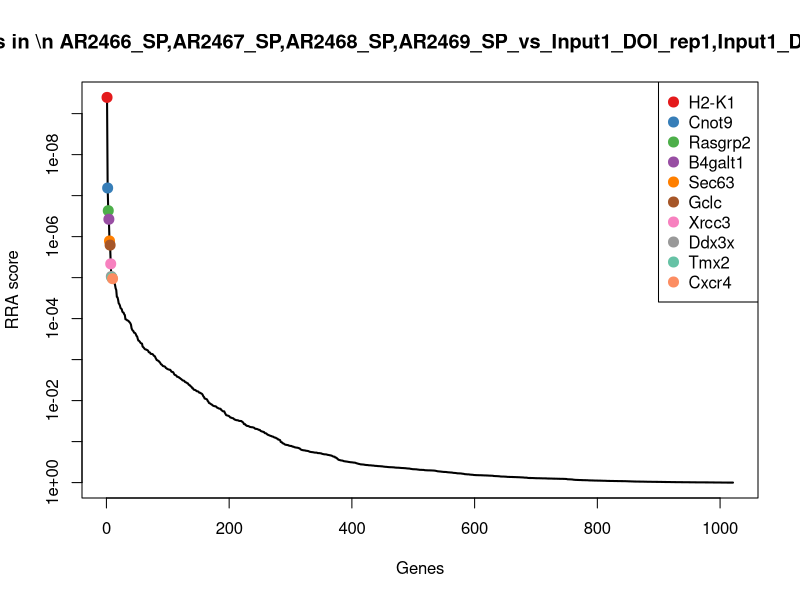
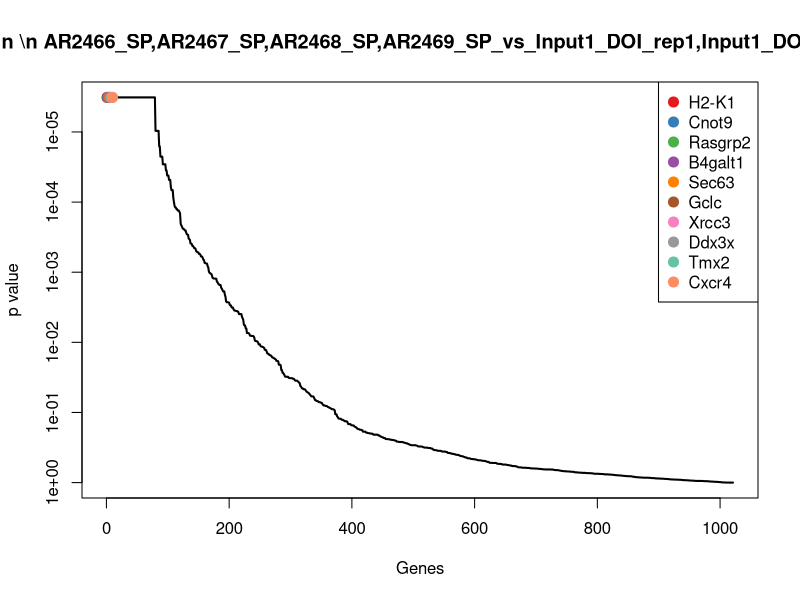
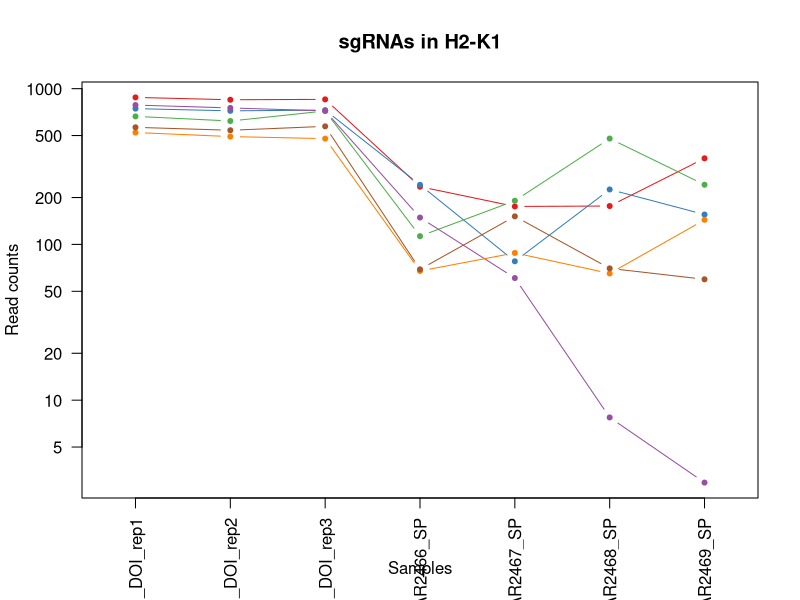
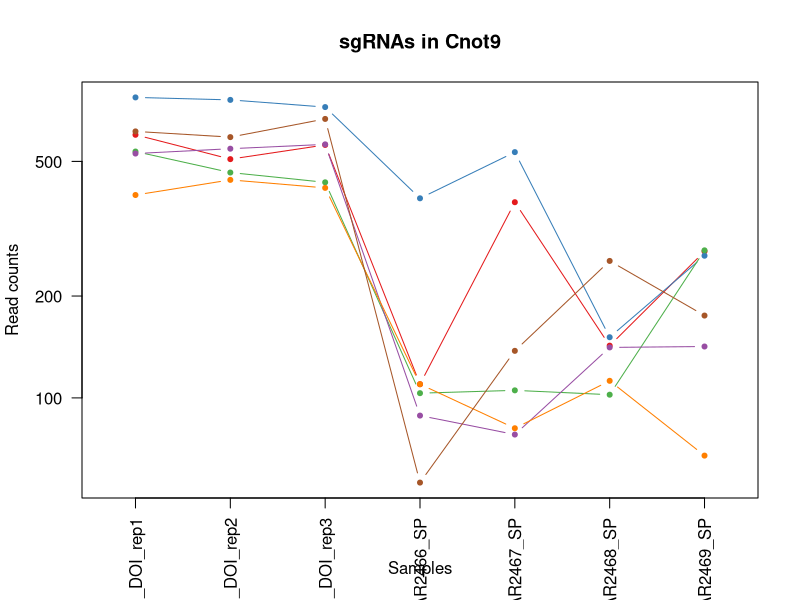
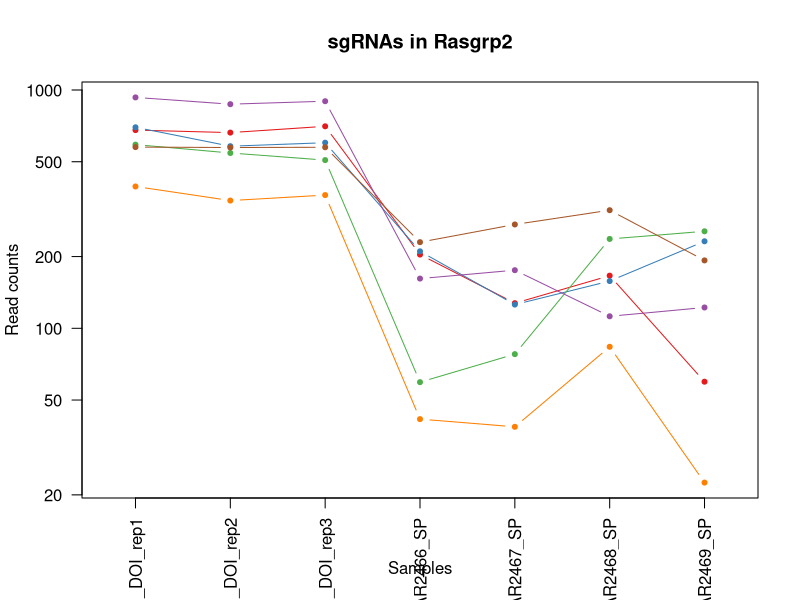
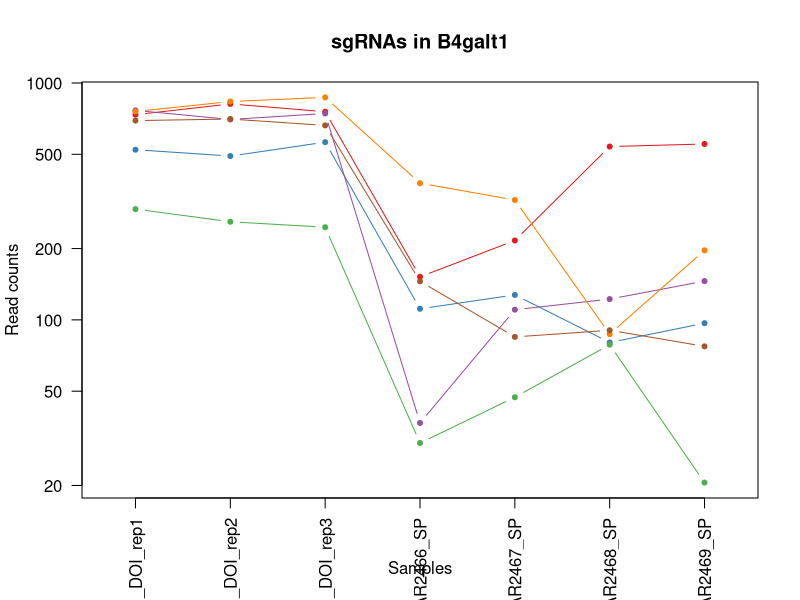
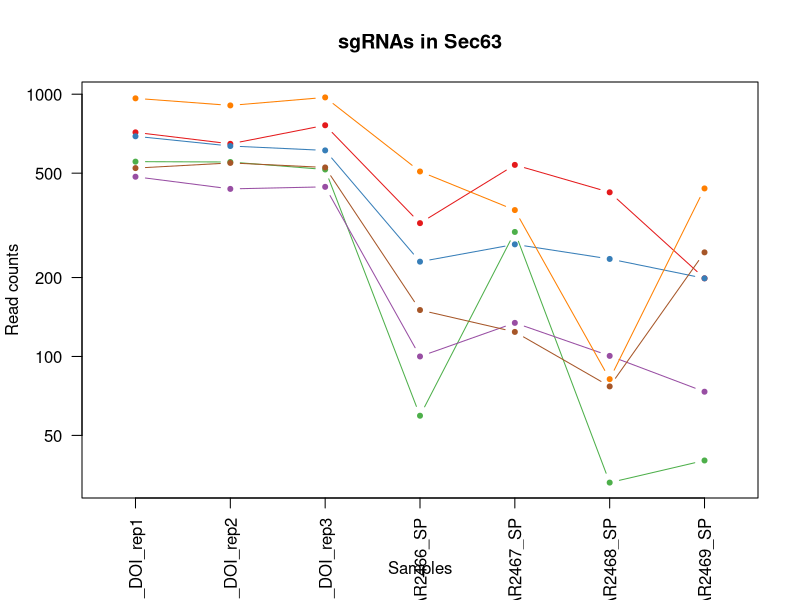
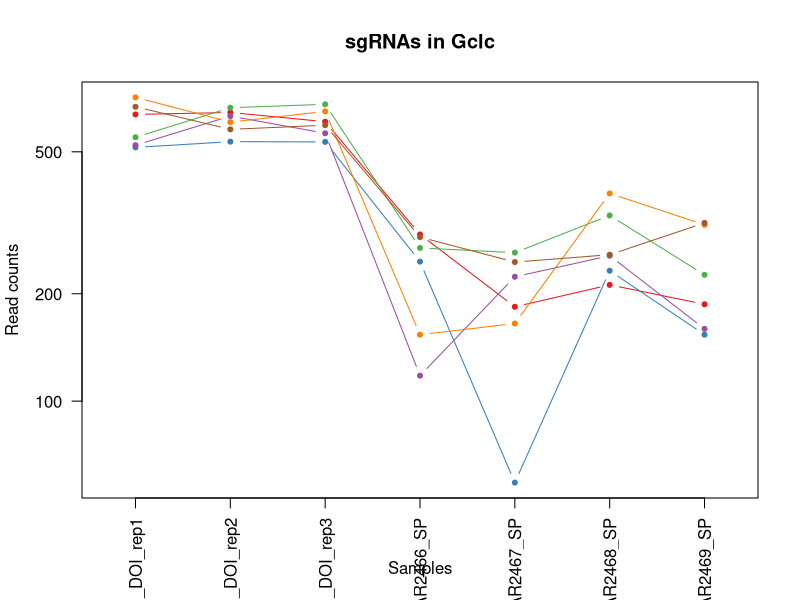

The R script that drew these images, in order: (Note: this script raises an error after producing the figures.)
pdf(file='SP_egfr.15m_v_Input1_DOI.pdf',width=4.5,height=4.5);
gstable=read.table('SP_egfr.15m_v_Input1_DOI.gene_summary.txt',header=T)
# 
#
# parameters
# Do not modify the variables beginning with "__"

# gstablename='__GENE_SUMMARY_FILE__'
startindex=3
# outputfile='__OUTPUT_FILE__'
targetgenelist=c("H2-K1","Cnot9","Rasgrp2","B4galt1","Sec63","Gclc","Xrcc3","Ddx3x","Tmx2","Cxcr4")
# samplelabel=sub('.\\w+.\\w+$','',colnames(gstable)[startindex]);
samplelabel='AR2466_SP,AR2467_SP,AR2468_SP,AR2469_SP_vs_Input1_DOI_rep1,Input1_DOI_rep2,Input1_DOI_rep3 neg.'


# You need to write some codes in front of this code:
# gstable=read.table(gstablename,header=T)
# pdf(file=outputfile,width=6,height=6)


# set up color using RColorBrewer
#library(RColorBrewer)
#colors <- brewer.pal(length(targetgenelist), "Set1")

colors=c( "#E41A1C", "#377EB8", "#4DAF4A", "#984EA3", "#FF7F00",  "#A65628", "#F781BF",
          "#999999", "#66C2A5", "#FC8D62", "#8DA0CB", "#E78AC3", "#A6D854", "#FFD92F", "#E5C494", "#B3B3B3", 
          "#8DD3C7", "#FFFFB3", "#BEBADA", "#FB8072", "#80B1D3", "#FDB462", "#B3DE69", "#FCCDE5",
          "#D9D9D9", "#BC80BD", "#CCEBC5", "#FFED6F")

######
# function definition

plotrankedvalues<-function(val, tglist, ...){
  
  plot(val,log='y',ylim=c(max(val),min(val)),type='l',lwd=2, ...)
  if(length(tglist)>0){
    for(i in 1:length(tglist)){
      targetgene=tglist[i];
      tx=which(names(val)==targetgene);ty=val[targetgene];
      points(tx,ty,col=colors[(i %% length(colors)) ],cex=2,pch=20)
      # text(tx+50,ty,targetgene,col=colors[i])
    }
    legend('topright',tglist,pch=20,pt.cex = 2,cex=1,col=colors)
  }
}



plotrandvalues<-function(val,targetgenelist, ...){
  # choose the one with the best distance distribution
  
  mindiffvalue=0;
  randval=val;
  for(i in 1:20){
    randval0=sample(val)
    vindex=sort(which(names(randval0) %in% targetgenelist))
    if(max(vindex)>0.9*length(val)){
      # print('pass...')
      next;
    }
    mindiffind=min(diff(vindex));
    if (mindiffind > mindiffvalue){
      mindiffvalue=mindiffind;
      randval=randval0;
      # print(paste('Diff: ',mindiffvalue))
    }
  }
  plot(randval,log='y',ylim=c(max(randval),min(randval)),pch=20,col='grey', ...)
  
  if(length(targetgenelist)>0){
    for(i in 1:length(targetgenelist)){
      targetgene=targetgenelist[i];
      tx=which(names(randval)==targetgene);ty=randval[targetgene];
      points(tx,ty,col=colors[(i %% length(colors)) ],cex=2,pch=20)
      text(tx+50,ty,targetgene,col=colors[i])
    }
  }
  
}




# set.seed(1235)



pvec=gstable[,startindex]
names(pvec)=gstable[,'id']
pvec=sort(pvec);

plotrankedvalues(pvec,targetgenelist,xlab='Genes',ylab='RRA score',main=paste('Distribution of RRA scores in \\n',samplelabel))

# plotrandvalues(pvec,targetgenelist,xlab='Genes',ylab='RRA score',main=paste('Distribution of RRA scores in \\n',samplelabel))


pvec=gstable[,startindex+1]
names(pvec)=gstable[,'id']
pvec=sort(pvec);

plotrankedvalues(pvec,targetgenelist,xlab='Genes',ylab='p value',main=paste('Distribution of p values in \\n',samplelabel))

# plotrandvalues(pvec,targetgenelist,xlab='Genes',ylab='p value',main=paste('Distribution of p values in \\n',samplelabel))



# you need to write after this code:
# dev.off()






# parameters
# Do not modify the variables beginning with "__"
targetmat=list(c(877.7403953603928,847.8477458946574,852.5245428565798,233.7364843227504,174.33651119860434,175.3979388839782,356.04213800798465),c(743.4187339161891,719.5646956462483,727.2781583233672,240.2291644428268,76.91316670526663,224.3069795343183,154.54576320126807),c(662.8257370496668,618.8059780181876,718.3623140006639,111.9987320713179,189.7191445396577,477.28477600159454,240.62188447792371),c(783.7152323494502,751.0210757837892,719.2114420313976,147.7084727317381,59.821351881874044,6.7460745724607,1.9562754835603553),c(521.7879925332529,491.50593964907677,476.7853892569418,66.5499712307831,87.16825559930217,64.08770843837665,142.80811029990593),c(563.6343562908703,539.6735217346862,571.8877286991101,68.1731412608022,150.40797044585474,69.14726436772217,58.68826450681066))
targetgene="H2-K1"
collabel=c("Input1_DOI_rep1","Input1_DOI_rep2","Input1_DOI_rep3","AR2466_SP","AR2467_SP","AR2468_SP","AR2469_SP")

# set up color using RColorBrewer
#library(RColorBrewer)
#colors <- brewer.pal(length(targetgenelist), "Set1")

colors=c( "#E41A1C", "#377EB8", "#4DAF4A", "#984EA3", "#FF7F00",  "#A65628", "#F781BF",
          "#999999", "#66C2A5", "#FC8D62", "#8DA0CB", "#E78AC3", "#A6D854", "#FFD92F", "#E5C494", "#B3B3B3", 
          "#8DD3C7", "#FFFFB3", "#BEBADA", "#FB8072", "#80B1D3", "#FDB462", "#B3DE69", "#FCCDE5",
          "#D9D9D9", "#BC80BD", "#CCEBC5", "#FFED6F")


## code

targetmatvec=unlist(targetmat)+1
yrange=range(targetmatvec[targetmatvec>0]);
# yrange[1]=1; # set the minimum value to 1
for(i in 1:length(targetmat)){
  vali=targetmat[[i]]+1;
  if(i==1){
    plot(1:length(vali),vali,type='b',las=1,pch=20,main=paste('sgRNAs in',targetgene),ylab='Read counts',xlab='Samples',xlim=c(0.7,length(vali)+0.3),ylim = yrange,col=colors[(i %% length(colors))],xaxt='n',log='y')
    axis(1,at=1:length(vali),labels=(collabel),las=2)
    # lines(0:100,rep(1,101),col='black');
  }else{
    lines(1:length(vali),vali,type='b',pch=20,col=colors[(i %% length(colors))])
  }
}




# parameters
# Do not modify the variables beginning with "__"
targetmat=list(c(598.248015201492,506.7426237781981,558.3016802073718,108.75239201127971,377.7291075969761,141.6675660216747,269.96601673132903),c(771.832931529386,758.8851708181745,722.6079541543321,387.93763717456494,531.5554410075093,150.10015923725058,262.1409147970876),c(533.6702933533171,462.5070892097812,432.6307316587923,102.25971189120331,104.26007042269477,101.1911185869105,271.9222922148894),c(526.4375885063215,544.097075191528,560.4245002842059,87.65118162103141,76.91316670526663,139.98104737855954,140.8518348163456),c(396.7655230351864,439.89781598592367,416.497299074853,108.75239201127971,80.33152966994514,111.31023044560156,66.51336644105209),c(612.1968031206977,588.8241156995939,666.5655041259115,55.1877810206494,136.73451858714066,252.97779646727625,174.10851803687163))
targetgene="Cnot9"
collabel=c("Input1_DOI_rep1","Input1_DOI_rep2","Input1_DOI_rep3","AR2466_SP","AR2467_SP","AR2468_SP","AR2469_SP")

# set up color using RColorBrewer
#library(RColorBrewer)
#colors <- brewer.pal(length(targetgenelist), "Set1")

colors=c( "#E41A1C", "#377EB8", "#4DAF4A", "#984EA3", "#FF7F00",  "#A65628", "#F781BF",
          "#999999", "#66C2A5", "#FC8D62", "#8DA0CB", "#E78AC3", "#A6D854", "#FFD92F", "#E5C494", "#B3B3B3", 
          "#8DD3C7", "#FFFFB3", "#BEBADA", "#FB8072", "#80B1D3", "#FDB462", "#B3DE69", "#FCCDE5",
          "#D9D9D9", "#BC80BD", "#CCEBC5", "#FFED6F")


## code

targetmatvec=unlist(targetmat)+1
yrange=range(targetmatvec[targetmatvec>0]);
# yrange[1]=1; # set the minimum value to 1
for(i in 1:length(targetmat)){
  vali=targetmat[[i]]+1;
  if(i==1){
    plot(1:length(vali),vali,type='b',las=1,pch=20,main=paste('sgRNAs in',targetgene),ylab='Read counts',xlab='Samples',xlim=c(0.7,length(vali)+0.3),ylim = yrange,col=colors[(i %% length(colors))],xaxt='n',log='y')
    axis(1,at=1:length(vali),labels=(collabel),las=2)
    # lines(0:100,rep(1,101),col='black');
  }else{
    lines(1:length(vali),vali,type='b',pch=20,col=colors[(i %% length(colors))])
  }
}




# parameters
# Do not modify the variables beginning with "__"
targetmat=list(c(677.8077685184434,661.5669947676573,703.0780094474583,202.8962537523875,126.47942969310512,165.27882702528717,58.68826450681066),c(696.4061524107178,579.9770087859106,599.9089537133204,209.38893387246392,124.77024821076586,156.8462338097113,230.84050706012192),c(588.9488232553548,543.1140633122297,506.9294343479862,58.4341210806876,76.91316670526663,236.11261003612452,254.3158128628462),c(929.9191946137181,870.948525058164,896.2546364393626,160.6938329718909,174.33651119860434,111.31023044560156,121.28907998074203),c(392.6325488369032,342.5796399354065,361.30397707716605,40.5792507504775,37.601992611463686,82.63941351264359,21.519030319163907),c(575.000035336149,572.6044196911744,574.0105487759442,228.8669742326931,271.7598556919421,312.00594897630737,191.7149973889148))
targetgene="Rasgrp2"
collabel=c("Input1_DOI_rep1","Input1_DOI_rep2","Input1_DOI_rep3","AR2466_SP","AR2467_SP","AR2468_SP","AR2469_SP")

# set up color using RColorBrewer
#library(RColorBrewer)
#colors <- brewer.pal(length(targetgenelist), "Set1")

colors=c( "#E41A1C", "#377EB8", "#4DAF4A", "#984EA3", "#FF7F00",  "#A65628", "#F781BF",
          "#999999", "#66C2A5", "#FC8D62", "#8DA0CB", "#E78AC3", "#A6D854", "#FFD92F", "#E5C494", "#B3B3B3", 
          "#8DD3C7", "#FFFFB3", "#BEBADA", "#FB8072", "#80B1D3", "#FDB462", "#B3DE69", "#FCCDE5",
          "#D9D9D9", "#BC80BD", "#CCEBC5", "#FFED6F")


## code

targetmatvec=unlist(targetmat)+1
yrange=range(targetmatvec[targetmatvec>0]);
# yrange[1]=1; # set the minimum value to 1
for(i in 1:length(targetmat)){
  vali=targetmat[[i]]+1;
  if(i==1){
    plot(1:length(vali),vali,type='b',las=1,pch=20,main=paste('sgRNAs in',targetgene),ylab='Read counts',xlab='Samples',xlim=c(0.7,length(vali)+0.3),ylim = yrange,col=colors[(i %% length(colors))],xaxt='n',log='y')
    axis(1,at=1:length(vali),labels=(collabel),las=2)
    # lines(0:100,rep(1,101),col='black');
  }else{
    lines(1:length(vali),vali,type='b',pch=20,col=colors[(i %% length(colors))])
  }
}




# parameters
# Do not modify the variables beginning with "__"
targetmat=list(c(734.119541970052,814.9168479381692,755.2993833375775,150.9548127917763,215.35686677474655,537.9994471537409,551.6696863640202),c(521.7879925332529,490.52292776977856,561.6981923303064,110.3755620412988,126.47942969310512,79.26637622641323,95.8574986944574),c(292.40792452853583,258.5321242554144,244.97343686665667,29.2170605403438,46.14790002315998,77.57985758329805,19.562754835603553),c(765.1168484571758,700.3959639999343,742.5624628765728,35.7097406604202,109.38761486971254,121.4293423042926,144.76438578346628),c(757.3675218353949,834.0855795844832,868.2334114251523,376.5754469644312,319.6169371974413,86.01245079887393,195.62754835603553),c(692.78979998722,703.3449996378288,661.0461719261428,144.46213267169992,83.74989263462366,89.38548808510429,76.29474385885386))
targetgene="B4galt1"
collabel=c("Input1_DOI_rep1","Input1_DOI_rep2","Input1_DOI_rep3","AR2466_SP","AR2467_SP","AR2468_SP","AR2469_SP")

# set up color using RColorBrewer
#library(RColorBrewer)
#colors <- brewer.pal(length(targetgenelist), "Set1")

colors=c( "#E41A1C", "#377EB8", "#4DAF4A", "#984EA3", "#FF7F00",  "#A65628", "#F781BF",
          "#999999", "#66C2A5", "#FC8D62", "#8DA0CB", "#E78AC3", "#A6D854", "#FFD92F", "#E5C494", "#B3B3B3", 
          "#8DD3C7", "#FFFFB3", "#BEBADA", "#FB8072", "#80B1D3", "#FDB462", "#B3DE69", "#FCCDE5",
          "#D9D9D9", "#BC80BD", "#CCEBC5", "#FFED6F")


## code

targetmatvec=unlist(targetmat)+1
yrange=range(targetmatvec[targetmatvec>0]);
# yrange[1]=1; # set the minimum value to 1
for(i in 1:length(targetmat)){
  vali=targetmat[[i]]+1;
  if(i==1){
    plot(1:length(vali),vali,type='b',las=1,pch=20,main=paste('sgRNAs in',targetgene),ylab='Read counts',xlab='Samples',xlim=c(0.7,length(vali)+0.3),ylim = yrange,col=colors[(i %% length(colors))],xaxt='n',log='y')
    axis(1,at=1:length(vali),labels=(collabel),las=2)
    # lines(0:100,rep(1,101),col='black');
  }else{
    lines(1:length(vali),vali,type='b',pch=20,col=colors[(i %% length(colors))])
  }
}




# parameters
# Do not modify the variables beginning with "__"
targetmat=list(c(714.4879145282067,645.8388046988869,760.3941515219793,321.3876659437818,536.6829854545272,421.6296607787938,197.58382383959588),c(690.206691113293,633.5511562076599,609.6739260667573,228.8669742326931,266.6323112449243,234.42609139300933,197.58382383959588),c(552.2686772455914,550.486652406966,515.4207146553227,58.4341210806876,297.39757792703097,32.043854219188326,39.125509671207105),c(483.5579811991334,434.49125064978386,442.3957040122292,99.0133718311651,133.31615562246216,99.50459994379533,72.38219289173314),c(963.499609974769,905.3539408335994,971.4024671592902,506.42904936595926,360.6372927735835,80.95289486952841,436.24943283395925),c(521.7879925332529,546.0630989501243,524.7611229933927,149.33164276175722,123.0610667284266,75.89333894018287,248.44698641216513))
targetgene="Sec63"
collabel=c("Input1_DOI_rep1","Input1_DOI_rep2","Input1_DOI_rep3","AR2466_SP","AR2467_SP","AR2468_SP","AR2469_SP")

# set up color using RColorBrewer
#library(RColorBrewer)
#colors <- brewer.pal(length(targetgenelist), "Set1")

colors=c( "#E41A1C", "#377EB8", "#4DAF4A", "#984EA3", "#FF7F00",  "#A65628", "#F781BF",
          "#999999", "#66C2A5", "#FC8D62", "#8DA0CB", "#E78AC3", "#A6D854", "#FFD92F", "#E5C494", "#B3B3B3", 
          "#8DD3C7", "#FFFFB3", "#BEBADA", "#FB8072", "#80B1D3", "#FDB462", "#B3DE69", "#FCCDE5",
          "#D9D9D9", "#BC80BD", "#CCEBC5", "#FFED6F")


## code

targetmatvec=unlist(targetmat)+1
yrange=range(targetmatvec[targetmatvec>0]);
# yrange[1]=1; # set the minimum value to 1
for(i in 1:length(targetmat)){
  vali=targetmat[[i]]+1;
  if(i==1){
    plot(1:length(vali),vali,type='b',las=1,pch=20,main=paste('sgRNAs in',targetgene),ylab='Read counts',xlab='Samples',xlim=c(0.7,length(vali)+0.3),ylim = yrange,col=colors[(i %% length(colors))],xaxt='n',log='y')
    axis(1,at=1:length(vali),labels=(collabel),las=2)
    # lines(0:100,rep(1,101),col='black');
  }else{
    lines(1:length(vali),vali,type='b',pch=20,col=colors[(i %% length(colors))])
  }
}




# parameters
# Do not modify the variables beginning with "__"
targetmat=list(c(635.4447829860407,643.3812750006415,606.2774139438227,292.170605403438,182.88241861030065,210.8148303893969,185.84617093823374),c(513.5220441366865,532.7924385795992,531.9787112546288,245.0986745328841,58.11217039953478,231.05305410677897,152.58948771770773),c(548.1357030473083,663.5330185262536,678.4532965561826,267.82305495315154,259.7955853155673,330.55765405057434,224.97168060944085),c(520.7547489836821,628.6360968111692,562.54732036104,116.8682421613752,222.1935927041036,254.66431511039144,158.45831416838877),c(709.3216967803528,604.5523057683644,647.8846874497714,152.57798282179542,164.0814223045688,381.15321334402955,311.04780188609647),c(667.4753330227354,577.0279731480161,592.6913654520844,287.3010953133807,244.41295197451396,256.3508337535066,314.9603528532172))
targetgene="Gclc"
collabel=c("Input1_DOI_rep1","Input1_DOI_rep2","Input1_DOI_rep3","AR2466_SP","AR2467_SP","AR2468_SP","AR2469_SP")

# set up color using RColorBrewer
#library(RColorBrewer)
#colors <- brewer.pal(length(targetgenelist), "Set1")

colors=c( "#E41A1C", "#377EB8", "#4DAF4A", "#984EA3", "#FF7F00",  "#A65628", "#F781BF",
          "#999999", "#66C2A5", "#FC8D62", "#8DA0CB", "#E78AC3", "#A6D854", "#FFD92F", "#E5C494", "#B3B3B3", 
          "#8DD3C7", "#FFFFB3", "#BEBADA", "#FB8072", "#80B1D3", "#FDB462", "#B3DE69", "#FCCDE5",
          "#D9D9D9", "#BC80BD", "#CCEBC5", "#FFED6F")


## code

targetmatvec=unlist(targetmat)+1
yrange=range(targetmatvec[targetmatvec>0]);
# yrange[1]=1; # set the minimum value to 1
for(i in 1:length(targetmat)){
  vali=targetmat[[i]]+1;
  if(i==1){
    plot(1:length(vali),vali,type='b',las=1,pch=20,main=paste('sgRNAs in',targetgene),ylab='Read counts',xlab='Samples',xlim=c(0.7,length(vali)+0.3),ylim = yrange,col=colors[(i %% length(colors))],xaxt='n',log='y')
    axis(1,at=1:length(vali),labels=(collabel),las=2)
    # lines(0:100,rep(1,101),col='black');
  }else{
    lines(1:length(vali),vali,type='b',pch=20,col=colors[(i %% length(colors))])
  }
}




# parameters
# Do not modify the variables beginning with "__"
targetmat=list(c(361.6352423497793,291.9545281515516,349.41618464689503,123.36092228145161,51.27544447017775,87.6989694419891,74.3384683752935),c(533.1536715785317,571.6214078118762,553.6314760383367,180.1718733321201,264.92312976258506,266.46994561219765,494.9376973407699),c(790.4313154216604,777.0708905851903,813.0400894274653,780.7447844391871,230.73950011579987,467.1656641429035,279.7473941491308),c(294.9910334024628,278.6838677810265,330.73536797075485,24.3475504502865,15.382633341053324,26.9842982898428,105.63887611225918),c(575.5166571109344,568.1808662343327,512.8733305631217,386.3144671445458,167.49978526924733,224.3069795343183,240.62188447792371),c(875.1572864864659,743.6484866890531,875.8755637017551,545.3851300864176,464.89736319627826,293.45424390204045,326.69800575457936))
targetgene="Xrcc3"
collabel=c("Input1_DOI_rep1","Input1_DOI_rep2","Input1_DOI_rep3","AR2466_SP","AR2467_SP","AR2468_SP","AR2469_SP")

# set up color using RColorBrewer
#library(RColorBrewer)
#colors <- brewer.pal(length(targetgenelist), "Set1")

colors=c( "#E41A1C", "#377EB8", "#4DAF4A", "#984EA3", "#FF7F00",  "#A65628", "#F781BF",
          "#999999", "#66C2A5", "#FC8D62", "#8DA0CB", "#E78AC3", "#A6D854", "#FFD92F", "#E5C494", "#B3B3B3", 
          "#8DD3C7", "#FFFFB3", "#BEBADA", "#FB8072", "#80B1D3", "#FDB462", "#B3DE69", "#FCCDE5",
          "#D9D9D9", "#BC80BD", "#CCEBC5", "#FFED6F")


## code

targetmatvec=unlist(targetmat)+1
yrange=range(targetmatvec[targetmatvec>0]);
# yrange[1]=1; # set the minimum value to 1
for(i in 1:length(targetmat)){
  vali=targetmat[[i]]+1;
  if(i==1){
    plot(1:length(vali),vali,type='b',las=1,pch=20,main=paste('sgRNAs in',targetgene),ylab='Read counts',xlab='Samples',xlim=c(0.7,length(vali)+0.3),ylim = yrange,col=colors[(i %% length(colors))],xaxt='n',log='y')
    axis(1,at=1:length(vali),labels=(collabel),las=2)
    # lines(0:100,rep(1,101),col='black');
  }else{
    lines(1:length(vali),vali,type='b',pch=20,col=colors[(i %% length(colors))])
  }
}




# parameters
# Do not modify the variables beginning with "__"
targetmat=list(c(797.6640202686559,772.1558311886996,801.5768610125612,241.8523344728459,218.77522973942507,431.7487726374848,156.50203868482842),c(708.8050750055673,702.8534936981797,748.5063590917083,360.3437466642402,690.5093188650604,462.10610821355795,436.24943283395925),c(582.2327401831446,568.1808662343327,546.4138877771007,225.62063417265492,447.8055483728857,553.1781149417774,659.2648379598397),c(625.1123474903327,610.4503770441534,574.0105487759442,178.54870330210102,119.64270376374809,118.05630501806226,215.1903031916391),c(612.7134248954832,693.5148808448473,729.8255424155682,707.7021330883276,196.5558704690147,229.3665354636638,240.62188447792371),c(656.626275752242,608.9758592252061,635.9968950195004,220.7511240825976,189.7191445396577,165.27882702528717,142.80811029990593))
targetgene="Ddx3x"
collabel=c("Input1_DOI_rep1","Input1_DOI_rep2","Input1_DOI_rep3","AR2466_SP","AR2467_SP","AR2468_SP","AR2469_SP")

# set up color using RColorBrewer
#library(RColorBrewer)
#colors <- brewer.pal(length(targetgenelist), "Set1")

colors=c( "#E41A1C", "#377EB8", "#4DAF4A", "#984EA3", "#FF7F00",  "#A65628", "#F781BF",
          "#999999", "#66C2A5", "#FC8D62", "#8DA0CB", "#E78AC3", "#A6D854", "#FFD92F", "#E5C494", "#B3B3B3", 
          "#8DD3C7", "#FFFFB3", "#BEBADA", "#FB8072", "#80B1D3", "#FDB462", "#B3DE69", "#FCCDE5",
          "#D9D9D9", "#BC80BD", "#CCEBC5", "#FFED6F")


## code

targetmatvec=unlist(targetmat)+1
yrange=range(targetmatvec[targetmatvec>0]);
# yrange[1]=1; # set the minimum value to 1
for(i in 1:length(targetmat)){
  vali=targetmat[[i]]+1;
  if(i==1){
    plot(1:length(vali),vali,type='b',las=1,pch=20,main=paste('sgRNAs in',targetgene),ylab='Read counts',xlab='Samples',xlim=c(0.7,length(vali)+0.3),ylim = yrange,col=colors[(i %% length(colors))],xaxt='n',log='y')
    axis(1,at=1:length(vali),labels=(collabel),las=2)
    # lines(0:100,rep(1,101),col='black');
  }else{
    lines(1:length(vali),vali,type='b',pch=20,col=colors[(i %% length(colors))])
  }
}




# parameters
# Do not modify the variables beginning with "__"
targetmat=list(c(521.2713707584676,449.7279347789052,501.41010214821756,118.4914121913943,133.31615562246216,327.18461676434396,91.9449477273367),c(423.1132335492417,384.84915074522706,440.6974479507619,394.4303172946413,170.91814823392585,193.94964395824513,54.775713539689946),c(726.3702153482709,702.3619877585306,688.6428329249864,97.390201801146,165.79060378690806,227.68001682054864,113.46397804650061),c(458.7601360094343,406.47541208978646,502.683794194318,284.05475525334253,338.4179335031732,59.02815250903113,242.57815996148406),c(790.9479371964458,894.5408101613197,805.3979371508625,384.6912971145267,143.5712445164977,143.3540846647899,295.39759801761363),c(490.2740642713436,462.01558327013214,461.0765206883694,79.5353314709359,100.84170745801624,72.52030165395253,84.11984579309528))
targetgene="Tmx2"
collabel=c("Input1_DOI_rep1","Input1_DOI_rep2","Input1_DOI_rep3","AR2466_SP","AR2467_SP","AR2468_SP","AR2469_SP")

# set up color using RColorBrewer
#library(RColorBrewer)
#colors <- brewer.pal(length(targetgenelist), "Set1")

colors=c( "#E41A1C", "#377EB8", "#4DAF4A", "#984EA3", "#FF7F00",  "#A65628", "#F781BF",
          "#999999", "#66C2A5", "#FC8D62", "#8DA0CB", "#E78AC3", "#A6D854", "#FFD92F", "#E5C494", "#B3B3B3", 
          "#8DD3C7", "#FFFFB3", "#BEBADA", "#FB8072", "#80B1D3", "#FDB462", "#B3DE69", "#FCCDE5",
          "#D9D9D9", "#BC80BD", "#CCEBC5", "#FFED6F")


## code

targetmatvec=unlist(targetmat)+1
yrange=range(targetmatvec[targetmatvec>0]);
# yrange[1]=1; # set the minimum value to 1
for(i in 1:length(targetmat)){
  vali=targetmat[[i]]+1;
  if(i==1){
    plot(1:length(vali),vali,type='b',las=1,pch=20,main=paste('sgRNAs in',targetgene),ylab='Read counts',xlab='Samples',xlim=c(0.7,length(vali)+0.3),ylim = yrange,col=colors[(i %% length(colors))],xaxt='n',log='y')
    axis(1,at=1:length(vali),labels=(collabel),las=2)
    # lines(0:100,rep(1,101),col='black');
  }else{
    lines(1:length(vali),vali,type='b',pch=20,col=colors[(i %% length(colors))])
  }
}




# parameters
# Do not modify the variables beginning with "__"
targetmat=list(c(882.9066131082468,946.1489338244727,868.2334114251523,400.9229974147177,839.2081078285759,387.89928791649027,350.1733115573036),c(640.0943789591093,568.6723721739818,701.8043174013578,194.780403602292,249.5404964215317,327.18461676434396,150.63321223414735),c(833.3109227288485,906.3369527128975,856.770183010248,149.33164276175722,158.95387785755102,111.31023044560156,156.50203868482842),c(562.6011127412994,610.9418829838024,626.2319226660634,301.9096255835526,343.54547795019096,285.02165068646457,500.80652379145096),c(784.748475899021,748.5635460855439,785.0188644132551,467.4729686455008,323.0353001621198,537.9994471537409,223.0154051258805),c(654.5597886531004,627.161578992222,654.6777116956405,126.60726234148981,234.1578630804784,165.27882702528717,199.54009932315623))
targetgene="Cxcr4"
collabel=c("Input1_DOI_rep1","Input1_DOI_rep2","Input1_DOI_rep3","AR2466_SP","AR2467_SP","AR2468_SP","AR2469_SP")

# set up color using RColorBrewer
#library(RColorBrewer)
#colors <- brewer.pal(length(targetgenelist), "Set1")

colors=c( "#E41A1C", "#377EB8", "#4DAF4A", "#984EA3", "#FF7F00",  "#A65628", "#F781BF",
          "#999999", "#66C2A5", "#FC8D62", "#8DA0CB", "#E78AC3", "#A6D854", "#FFD92F", "#E5C494", "#B3B3B3", 
          "#8DD3C7", "#FFFFB3", "#BEBADA", "#FB8072", "#80B1D3", "#FDB462", "#B3DE69", "#FCCDE5",
          "#D9D9D9", "#BC80BD", "#CCEBC5", "#FFED6F")


## code

targetmatvec=unlist(targetmat)+1
yrange=range(targetmatvec[targetmatvec>0]);
# yrange[1]=1; # set the minimum value to 1
for(i in 1:length(targetmat)){
  vali=targetmat[[i]]+1;
  if(i==1){
    plot(1:length(vali),vali,type='b',las=1,pch=20,main=paste('sgRNAs in',targetgene),ylab='Read counts',xlab='Samples',xlim=c(0.7,length(vali)+0.3),ylim = yrange,col=colors[(i %% length(colors))],xaxt='n',log='y')
    axis(1,at=1:length(vali),labels=(collabel),las=2)
    # lines(0:100,rep(1,101),col='black');
  }else{
    lines(1:length(vali),vali,type='b',pch=20,col=colors[(i %% length(colors))])
  }
}



# 
#
# parameters
# Do not modify the variables beginning with "__"

# gstablename='__GENE_SUMMARY_FILE__'
startindex=9
# outputfile='__OUTPUT_FILE__'
targetgenelist=c("Sipa1","Arl15","Setd5","Pak2","Pou2af1","Cnot8","Pkn1","Nosip","Ncor1","Ubr4")
# samplelabel=sub('.\\w+.\\w+$','',colnames(gstable)[startindex]);
samplelabel='AR2466_SP,AR2467_SP,AR2468_SP,AR2469_SP_vs_Input1_DOI_rep1,Input1_DOI_rep2,Input1_DOI_rep3 pos.'


# You need to write some codes in front of this code:
# gstable=read.table(gstablename,header=T)
# pdf(file=outputfile,width=6,height=6)


# set up color using RColorBrewer
#library(RColorBrewer)
#colors <- brewer.pal(length(targetgenelist), "Set1")

colors=c( "#E41A1C", "#377EB8", "#4DAF4A", "#984EA3", "#FF7F00",  "#A65628", "#F781BF",
          "#999999", "#66C2A5", "#FC8D62", "#8DA0CB", "#E78AC3", "#A6D854", "#FFD92F", "#E5C494", "#B3B3B3", 
          "#8DD3C7", "#FFFFB3", "#BEBADA", "#FB8072", "#80B1D3", "#FDB462", "#B3DE69", "#FCCDE5",
          "#D9D9D9", "#BC80BD", "#CCEBC5", "#FFED6F")

######
# function definition

plotrankedvalues<-function(val, tglist, ...){
  
  plot(val,log='y',ylim=c(max(val),min(val)),type='l',lwd=2, ...)
  if(length(tglist)>0){
    for(i in 1:length(tglist)){
      targetgene=tglist[i];
      tx=which(names(val)==targetgene);ty=val[targetgene];
      points(tx,ty,col=colors[(i %% length(colors)) ],cex=2,pch=20)
      # text(tx+50,ty,targetgene,col=colors[i])
    }
    legend('topright',tglist,pch=20,pt.cex = 2,cex=1,col=colors)
  }
}



plotrandvalues<-function(val,targetgenelist, ...){
  # choose the one with the best distance distribution
  
  mindiffvalue=0;
  randval=val;
  for(i in 1:20){
    randval0=sample(val)
    vindex=sort(which(names(randval0) %in% targetgenelist))
    if(max(vindex)>0.9*length(val)){
      # print('pass...')
      next;
    }
    mindiffind=min(diff(vindex));
    if (mindiffind > mindiffvalue){
      mindiffvalue=mindiffind;
      randval=randval0;
      # print(paste('Diff: ',mindiffvalue))
    }
  }
  plot(randval,log='y',ylim=c(max(randval),min(randval)),pch=20,col='grey', ...)
  
  if(length(targetgenelist)>0){
    for(i in 1:length(targetgenelist)){
      targetgene=targetgenelist[i];
      tx=which(names(randval)==targetgene);ty=randval[targetgene];
      points(tx,ty,col=colors[(i %% length(colors)) ],cex=2,pch=20)
      text(tx+50,ty,targetgene,col=colors[i])
    }
  }
  
}




# set.seed(1235)



pvec=gstable[,startindex]
names(pvec)=gstable[,'id']
pvec=sort(pvec);

plotrankedvalues(pvec,targetgenelist,xlab='Genes',ylab='RRA score',main=paste('Distribution of RRA scores in \\n',samplelabel))

# plotrandvalues(pvec,targetgenelist,xlab='Genes',ylab='RRA score',main=paste('Distribution of RRA scores in \\n',samplelabel))


pvec=gstable[,startindex+1]
names(pvec)=gstable[,'id']
pvec=sort(pvec);

plotrankedvalues(pvec,targetgenelist,xlab='Genes',ylab='p value',main=paste('Distribution of p values in \\n',samplelabel))

# plotrandvalues(pvec,targetgenelist,xlab='Genes',ylab='p value',main=paste('Distribution of p values in \\n',samplelabel))



# you need to write after this code:
# dev.off()






# parameters
# Do not modify the variables beginning with "__"
targetmat=list(c(695.8895306359324,643.3812750006415,630.0529988043648,722.3106633584996,982.7793523450736,919.1526604977704,1424.1685520319386),c(952.1339309294902,896.998339859565,881.8194599168907,6830.299486320373,4025.1223909089535,4831.875912524976,6798.057305372235),c(524.3711014071799,524.9283435452139,554.9051680844372,4939.306401348122,2490.2774197682993,4379.88891617011,6207.262109337007),c(787.331584772948,732.8353560167734,704.7762655089256,4536.760233903385,5912.058747411495,5496.364257912355,5391.495232692339),c(847.7763324228397,754.9531233009818,882.6685879476242,13034.055341053374,5389.0492138156815,7467.904551713995,8069.6363696864655),c(476.84189812692324,462.5070892097812,472.5397491032736,3160.312048447188,4972.0089321249025,5297.355058024765,2263.410734479331))
targetgene="Sipa1"
collabel=c("Input1_DOI_rep1","Input1_DOI_rep2","Input1_DOI_rep3","AR2466_SP","AR2467_SP","AR2468_SP","AR2469_SP")

# set up color using RColorBrewer
#library(RColorBrewer)
#colors <- brewer.pal(length(targetgenelist), "Set1")

colors=c( "#E41A1C", "#377EB8", "#4DAF4A", "#984EA3", "#FF7F00",  "#A65628", "#F781BF",
          "#999999", "#66C2A5", "#FC8D62", "#8DA0CB", "#E78AC3", "#A6D854", "#FFD92F", "#E5C494", "#B3B3B3", 
          "#8DD3C7", "#FFFFB3", "#BEBADA", "#FB8072", "#80B1D3", "#FDB462", "#B3DE69", "#FCCDE5",
          "#D9D9D9", "#BC80BD", "#CCEBC5", "#FFED6F")


## code

targetmatvec=unlist(targetmat)+1
yrange=range(targetmatvec[targetmatvec>0]);
# yrange[1]=1; # set the minimum value to 1
for(i in 1:length(targetmat)){
  vali=targetmat[[i]]+1;
  if(i==1){
    plot(1:length(vali),vali,type='b',las=1,pch=20,main=paste('sgRNAs in',targetgene),ylab='Read counts',xlab='Samples',xlim=c(0.7,length(vali)+0.3),ylim = yrange,col=colors[(i %% length(colors))],xaxt='n',log='y')
    axis(1,at=1:length(vali),labels=(collabel),las=2)
    # lines(0:100,rep(1,101),col='black');
  }else{
    lines(1:length(vali),vali,type='b',pch=20,col=colors[(i %% length(colors))])
  }
}




# parameters
# Do not modify the variables beginning with "__"
targetmat=list(c(806.9632122147932,808.5272707227313,724.7307742311663,2439.6245551187076,8422.846344967866,2015.3897785226343,2322.098998986142),c(1108.1537069146807,987.9269386946443,1033.3888134028464,3923.2019625561647,4642.1369060334255,4776.220797302176,2629.2342499051174),c(861.7251203420454,850.7967815325518,866.9597193790519,3923.2019625561647,5624.916258378499,3619.269008125166,3171.1225588513357),c(908.7377018475167,928.4547199971059,802.4259890432947,3022.3425958955645,2404.8183456513366,3231.3697202086755,3355.012454306009),c(1139.1510134018047,1128.006131494631,1096.224287677136,6151.814413772389,5847.109851082603,5319.279800385262,4035.796322585013),c(902.0216187753066,947.6234516434199,906.4441728081664,5095.130724229955,4795.963239443959,6337.937060826828,5031.540543717234))
targetgene="Arl15"
collabel=c("Input1_DOI_rep1","Input1_DOI_rep2","Input1_DOI_rep3","AR2466_SP","AR2467_SP","AR2468_SP","AR2469_SP")

# set up color using RColorBrewer
#library(RColorBrewer)
#colors <- brewer.pal(length(targetgenelist), "Set1")

colors=c( "#E41A1C", "#377EB8", "#4DAF4A", "#984EA3", "#FF7F00",  "#A65628", "#F781BF",
          "#999999", "#66C2A5", "#FC8D62", "#8DA0CB", "#E78AC3", "#A6D854", "#FFD92F", "#E5C494", "#B3B3B3", 
          "#8DD3C7", "#FFFFB3", "#BEBADA", "#FB8072", "#80B1D3", "#FDB462", "#B3DE69", "#FCCDE5",
          "#D9D9D9", "#BC80BD", "#CCEBC5", "#FFED6F")


## code

targetmatvec=unlist(targetmat)+1
yrange=range(targetmatvec[targetmatvec>0]);
# yrange[1]=1; # set the minimum value to 1
for(i in 1:length(targetmat)){
  vali=targetmat[[i]]+1;
  if(i==1){
    plot(1:length(vali),vali,type='b',las=1,pch=20,main=paste('sgRNAs in',targetgene),ylab='Read counts',xlab='Samples',xlim=c(0.7,length(vali)+0.3),ylim = yrange,col=colors[(i %% length(colors))],xaxt='n',log='y')
    axis(1,at=1:length(vali),labels=(collabel),las=2)
    # lines(0:100,rep(1,101),col='black');
  }else{
    lines(1:length(vali),vali,type='b',pch=20,col=colors[(i %% length(colors))])
  }
}




# parameters
# Do not modify the variables beginning with "__"
targetmat=list(c(788.3648283225187,702.8534936981797,732.3729265077691,2709.070780101878,2071.527956595181,2099.715710678393,1418.2997255812577),c(768.2165791058883,749.546557964842,709.0219056625938,1980.267436623302,4021.704027944275,4718.87916343626,3536.9460742771225),c(569.833817588295,643.3812750006415,650.4320715419723,2067.9186182443336,1580.992871163814,963.002145218765,1705.87222166463),c(830.7278138549215,785.4264915592246,857.6193110409818,4785.1052484963075,7934.020441018837,6084.9592643595515,4288.1558599642985),c(467.0260844060006,441.3723338048709,506.5048703326194,1990.0064568034168,1430.5849007179593,1524.6128533761182,3184.8164872362586),c(778.0323928268108,706.2940352757233,747.6572310609747,2041.9478977640279,3067.9807607989687,2813.113096716112,2793.5613905241876))
targetgene="Setd5"
collabel=c("Input1_DOI_rep1","Input1_DOI_rep2","Input1_DOI_rep3","AR2466_SP","AR2467_SP","AR2468_SP","AR2469_SP")

# set up color using RColorBrewer
#library(RColorBrewer)
#colors <- brewer.pal(length(targetgenelist), "Set1")

colors=c( "#E41A1C", "#377EB8", "#4DAF4A", "#984EA3", "#FF7F00",  "#A65628", "#F781BF",
          "#999999", "#66C2A5", "#FC8D62", "#8DA0CB", "#E78AC3", "#A6D854", "#FFD92F", "#E5C494", "#B3B3B3", 
          "#8DD3C7", "#FFFFB3", "#BEBADA", "#FB8072", "#80B1D3", "#FDB462", "#B3DE69", "#FCCDE5",
          "#D9D9D9", "#BC80BD", "#CCEBC5", "#FFED6F")


## code

targetmatvec=unlist(targetmat)+1
yrange=range(targetmatvec[targetmatvec>0]);
# yrange[1]=1; # set the minimum value to 1
for(i in 1:length(targetmat)){
  vali=targetmat[[i]]+1;
  if(i==1){
    plot(1:length(vali),vali,type='b',las=1,pch=20,main=paste('sgRNAs in',targetgene),ylab='Read counts',xlab='Samples',xlim=c(0.7,length(vali)+0.3),ylim = yrange,col=colors[(i %% length(colors))],xaxt='n',log='y')
    axis(1,at=1:length(vali),labels=(collabel),las=2)
    # lines(0:100,rep(1,101),col='black');
  }else{
    lines(1:length(vali),vali,type='b',pch=20,col=colors[(i %% length(colors))])
  }
}




# parameters
# Do not modify the variables beginning with "__"
targetmat=list(c(1255.3909127285194,1130.9551671325255,1262.2288176855636,9161.1716494278,6722.210770040303,6324.444911681907,7623.605559434704),c(945.4178478572801,938.7763447297366,959.0901107136524,1197.899482154096,1437.4216266473163,964.6886638618802,1529.807428144198),c(980.0315067679018,954.9960407381561,975.2235432975916,2574.347667610293,3047.470583010898,1661.2208634684475,2822.9055227775925),c(980.0315067679018,991.3674802721878,926.8232455457738,5104.86974441007,2844.077986612526,2008.6437039501734,2357.311957690228),c(548.6523248220936,584.8920681824013,506.5048703326194,3309.6436912089453,3201.296916421431,1951.3020700842576,2026.701400968528),c(824.0117307827113,753.9701114216837,798.1803488896265,4082.2726254980366,4045.6325686970245,2689.9972357687043,4063.184179354858))
targetgene="Pak2"
collabel=c("Input1_DOI_rep1","Input1_DOI_rep2","Input1_DOI_rep3","AR2466_SP","AR2467_SP","AR2468_SP","AR2469_SP")

# set up color using RColorBrewer
#library(RColorBrewer)
#colors <- brewer.pal(length(targetgenelist), "Set1")

colors=c( "#E41A1C", "#377EB8", "#4DAF4A", "#984EA3", "#FF7F00",  "#A65628", "#F781BF",
          "#999999", "#66C2A5", "#FC8D62", "#8DA0CB", "#E78AC3", "#A6D854", "#FFD92F", "#E5C494", "#B3B3B3", 
          "#8DD3C7", "#FFFFB3", "#BEBADA", "#FB8072", "#80B1D3", "#FDB462", "#B3DE69", "#FCCDE5",
          "#D9D9D9", "#BC80BD", "#CCEBC5", "#FFED6F")


## code

targetmatvec=unlist(targetmat)+1
yrange=range(targetmatvec[targetmatvec>0]);
# yrange[1]=1; # set the minimum value to 1
for(i in 1:length(targetmat)){
  vali=targetmat[[i]]+1;
  if(i==1){
    plot(1:length(vali),vali,type='b',las=1,pch=20,main=paste('sgRNAs in',targetgene),ylab='Read counts',xlab='Samples',xlim=c(0.7,length(vali)+0.3),ylim = yrange,col=colors[(i %% length(colors))],xaxt='n',log='y')
    axis(1,at=1:length(vali),labels=(collabel),las=2)
    # lines(0:100,rep(1,101),col='black');
  }else{
    lines(1:length(vali),vali,type='b',pch=20,col=colors[(i %% length(colors))])
  }
}




# parameters
# Do not modify the variables beginning with "__"
targetmat=list(c(978.998263218331,986.9439268153461,939.9847300221453,1905.6016152424236,1430.5849007179593,2069.3583751023198,2302.536244150538),c(752.2013040875408,777.0708905851903,781.6223522903205,1873.1382146420415,2201.4257492529646,1479.0768500120084,1383.0867668771712),c(706.2219661316403,768.715289611156,751.4783071992761,3056.4291665259657,1943.3393454197367,880.3627317061214,856.8486617994356),c(545.0359723985958,624.7040492939765,534.9506593621966,1483.5774074374574,1507.4980674232258,1863.6031006422684,727.7344798844522),c(631.3118087877575,581.4515266048578,565.094704453241,5035.073433119249,1743.3651119860435,2276.8001682054864,1694.1345687632677),c(573.9667917865783,597.6712226132773,613.0704381896919,1181.667781853905,1117.804689449875,1519.5532974467728,1349.8300836566452))
targetgene="Pou2af1"
collabel=c("Input1_DOI_rep1","Input1_DOI_rep2","Input1_DOI_rep3","AR2466_SP","AR2467_SP","AR2468_SP","AR2469_SP")

# set up color using RColorBrewer
#library(RColorBrewer)
#colors <- brewer.pal(length(targetgenelist), "Set1")

colors=c( "#E41A1C", "#377EB8", "#4DAF4A", "#984EA3", "#FF7F00",  "#A65628", "#F781BF",
          "#999999", "#66C2A5", "#FC8D62", "#8DA0CB", "#E78AC3", "#A6D854", "#FFD92F", "#E5C494", "#B3B3B3", 
          "#8DD3C7", "#FFFFB3", "#BEBADA", "#FB8072", "#80B1D3", "#FDB462", "#B3DE69", "#FCCDE5",
          "#D9D9D9", "#BC80BD", "#CCEBC5", "#FFED6F")


## code

targetmatvec=unlist(targetmat)+1
yrange=range(targetmatvec[targetmatvec>0]);
# yrange[1]=1; # set the minimum value to 1
for(i in 1:length(targetmat)){
  vali=targetmat[[i]]+1;
  if(i==1){
    plot(1:length(vali),vali,type='b',las=1,pch=20,main=paste('sgRNAs in',targetgene),ylab='Read counts',xlab='Samples',xlim=c(0.7,length(vali)+0.3),ylim = yrange,col=colors[(i %% length(colors))],xaxt='n',log='y')
    axis(1,at=1:length(vali),labels=(collabel),las=2)
    # lines(0:100,rep(1,101),col='black');
  }else{
    lines(1:length(vali),vali,type='b',pch=20,col=colors[(i %% length(colors))])
  }
}




# parameters
# Do not modify the variables beginning with "__"
targetmat=list(c(863.791607441187,937.7933328504384,926.398681530407,1652.387090559444,1069.9476079443757,1011.911185869105,1496.5507449236718),c(645.2605967069633,716.6156600083539,711.1447257394279,2572.7244975802737,1435.712445164977,2000.2111107345977,1118.9895765965232),c(664.8922241488084,609.9588711045043,585.8983412062153,1925.0796556026528,3334.613072043893,2464.0037375912707,2312.3176215683397),c(906.1545929735897,837.0346152223777,926.398681530407,2504.5513563194713,2080.0738640068776,2108.1483038939687,1919.1062493727086),c(672.6415507705894,633.0596502680108,636.4214590348671,2306.5246126571415,1789.5130120092035,2062.612300529859,2308.4050706012194),c(804.8967251156515,714.6496362497576,776.5275841059187,2754.5195409424127,2797.930086589366,3701.908421637809,2425.7815996148406))
targetgene="Cnot8"
collabel=c("Input1_DOI_rep1","Input1_DOI_rep2","Input1_DOI_rep3","AR2466_SP","AR2467_SP","AR2468_SP","AR2469_SP")

# set up color using RColorBrewer
#library(RColorBrewer)
#colors <- brewer.pal(length(targetgenelist), "Set1")

colors=c( "#E41A1C", "#377EB8", "#4DAF4A", "#984EA3", "#FF7F00",  "#A65628", "#F781BF",
          "#999999", "#66C2A5", "#FC8D62", "#8DA0CB", "#E78AC3", "#A6D854", "#FFD92F", "#E5C494", "#B3B3B3", 
          "#8DD3C7", "#FFFFB3", "#BEBADA", "#FB8072", "#80B1D3", "#FDB462", "#B3DE69", "#FCCDE5",
          "#D9D9D9", "#BC80BD", "#CCEBC5", "#FFED6F")


## code

targetmatvec=unlist(targetmat)+1
yrange=range(targetmatvec[targetmatvec>0]);
# yrange[1]=1; # set the minimum value to 1
for(i in 1:length(targetmat)){
  vali=targetmat[[i]]+1;
  if(i==1){
    plot(1:length(vali),vali,type='b',las=1,pch=20,main=paste('sgRNAs in',targetgene),ylab='Read counts',xlab='Samples',xlim=c(0.7,length(vali)+0.3),ylim = yrange,col=colors[(i %% length(colors))],xaxt='n',log='y')
    axis(1,at=1:length(vali),labels=(collabel),las=2)
    # lines(0:100,rep(1,101),col='black');
  }else{
    lines(1:length(vali),vali,type='b',pch=20,col=colors[(i %% length(colors))])
  }
}




# parameters
# Do not modify the variables beginning with "__"
targetmat=list(c(748.584951664043,816.3913657571164,740.8642068151055,1314.767724315471,1461.3501674000659,1398.12395514248,1003.5693230664623),c(645.7772184817487,677.2951848364278,630.9021268350984,1647.5175804693865,1004.9987116154839,426.68921670813927,991.8316701651001),c(960.3998793260566,983.5033852378026,928.946065622608,2697.7085898917444,1712.599845303937,1726.9950905499393,1762.6042106878801),c(653.0099233287443,657.1434413108155,677.1796045100821,1470.5920471973047,1037.4731597799298,1180.5630501806224,618.1830528050723),c(982.6146156418288,1177.6482313991878,1086.0347513083323,2324.3794829873514,1830.5333675853458,2175.6090496185757,2120.602624179425),c(941.2848736589968,804.1037172658896,890.3107402242271,2696.0854198617253,2917.572790353114,2679.878123910013,1750.866557786518))
targetgene="Pkn1"
collabel=c("Input1_DOI_rep1","Input1_DOI_rep2","Input1_DOI_rep3","AR2466_SP","AR2467_SP","AR2468_SP","AR2469_SP")

# set up color using RColorBrewer
#library(RColorBrewer)
#colors <- brewer.pal(length(targetgenelist), "Set1")

colors=c( "#E41A1C", "#377EB8", "#4DAF4A", "#984EA3", "#FF7F00",  "#A65628", "#F781BF",
          "#999999", "#66C2A5", "#FC8D62", "#8DA0CB", "#E78AC3", "#A6D854", "#FFD92F", "#E5C494", "#B3B3B3", 
          "#8DD3C7", "#FFFFB3", "#BEBADA", "#FB8072", "#80B1D3", "#FDB462", "#B3DE69", "#FCCDE5",
          "#D9D9D9", "#BC80BD", "#CCEBC5", "#FFED6F")


## code

targetmatvec=unlist(targetmat)+1
yrange=range(targetmatvec[targetmatvec>0]);
# yrange[1]=1; # set the minimum value to 1
for(i in 1:length(targetmat)){
  vali=targetmat[[i]]+1;
  if(i==1){
    plot(1:length(vali),vali,type='b',las=1,pch=20,main=paste('sgRNAs in',targetgene),ylab='Read counts',xlab='Samples',xlim=c(0.7,length(vali)+0.3),ylim = yrange,col=colors[(i %% length(colors))],xaxt='n',log='y')
    axis(1,at=1:length(vali),labels=(collabel),las=2)
    # lines(0:100,rep(1,101),col='black');
  }else{
    lines(1:length(vali),vali,type='b',pch=20,col=colors[(i %% length(colors))])
  }
}




# parameters
# Do not modify the variables beginning with "__"
targetmat=list(c(549.1689465968791,641.9067571816943,579.9544449910798,1081.0312399927207,1714.309026786276,1052.3876333038693,1770.4293126221216),c(487.1743336226312,583.9090563031032,538.7717355004979,2077.657638424448,1119.5138709322143,1337.4092839903337,897.930446954203),c(521.7879925332529,562.7743008981929,500.9855381328507,686.6009226980793,680.2542299710249,497.5229997189766,958.5749869445741),c(580.6828748587884,577.0279731480161,666.5655041259115,938.1922773510398,1040.8915227446084,1354.2744704214856,2249.7168060944086),c(858.1087679185476,806.561246964135,842.3350064877761,1395.926225816426,1396.401271071174,1231.1586094740778,823.5919785789096),c(417.94701580138775,444.3213694427654,440.6974479507619,1637.778560289272,711.0194966531315,5477.812552838089,1623.7086513550948))
targetgene="Nosip"
collabel=c("Input1_DOI_rep1","Input1_DOI_rep2","Input1_DOI_rep3","AR2466_SP","AR2467_SP","AR2468_SP","AR2469_SP")

# set up color using RColorBrewer
#library(RColorBrewer)
#colors <- brewer.pal(length(targetgenelist), "Set1")

colors=c( "#E41A1C", "#377EB8", "#4DAF4A", "#984EA3", "#FF7F00",  "#A65628", "#F781BF",
          "#999999", "#66C2A5", "#FC8D62", "#8DA0CB", "#E78AC3", "#A6D854", "#FFD92F", "#E5C494", "#B3B3B3", 
          "#8DD3C7", "#FFFFB3", "#BEBADA", "#FB8072", "#80B1D3", "#FDB462", "#B3DE69", "#FCCDE5",
          "#D9D9D9", "#BC80BD", "#CCEBC5", "#FFED6F")


## code

targetmatvec=unlist(targetmat)+1
yrange=range(targetmatvec[targetmatvec>0]);
# yrange[1]=1; # set the minimum value to 1
for(i in 1:length(targetmat)){
  vali=targetmat[[i]]+1;
  if(i==1){
    plot(1:length(vali),vali,type='b',las=1,pch=20,main=paste('sgRNAs in',targetgene),ylab='Read counts',xlab='Samples',xlim=c(0.7,length(vali)+0.3),ylim = yrange,col=colors[(i %% length(colors))],xaxt='n',log='y')
    axis(1,at=1:length(vali),labels=(collabel),las=2)
    # lines(0:100,rep(1,101),col='black');
  }else{
    lines(1:length(vali),vali,type='b',pch=20,col=colors[(i %% length(colors))])
  }
}




# parameters
# Do not modify the variables beginning with "__"
targetmat=list(c(431.8958037205935,452.1854644771506,433.0552956741591,327.8803460638582,311.071029785745,426.68921670813927,1475.031714604508),c(945.9344696320654,875.3720785150057,850.8262867951125,2649.0134889911715,2081.783045489217,2396.5429918666637,2509.9014454079356),c(640.6110007338947,720.0562015858974,658.498787833942,999.8727384917656,681.9634114533641,1195.741717968659,717.9531024666504),c(303.77360357381457,312.1062716771637,321.8195236480516,264.5767148931133,174.33651119860434,269.84298289842803,465.59356508736454),c(771.832931529386,636.5001918455544,745.1098469687737,1485.2005774674765,3568.7709351243716,2696.743310341165,2670.316035059885),c(942.3181172085676,966.792183289734,958.2409826829187,2077.657638424448,2562.0630420265484,2727.100645917238,2509.9014454079356))
targetgene="Ncor1"
collabel=c("Input1_DOI_rep1","Input1_DOI_rep2","Input1_DOI_rep3","AR2466_SP","AR2467_SP","AR2468_SP","AR2469_SP")

# set up color using RColorBrewer
#library(RColorBrewer)
#colors <- brewer.pal(length(targetgenelist), "Set1")

colors=c( "#E41A1C", "#377EB8", "#4DAF4A", "#984EA3", "#FF7F00",  "#A65628", "#F781BF",
          "#999999", "#66C2A5", "#FC8D62", "#8DA0CB", "#E78AC3", "#A6D854", "#FFD92F", "#E5C494", "#B3B3B3", 
          "#8DD3C7", "#FFFFB3", "#BEBADA", "#FB8072", "#80B1D3", "#FDB462", "#B3DE69", "#FCCDE5",
          "#D9D9D9", "#BC80BD", "#CCEBC5", "#FFED6F")


## code

targetmatvec=unlist(targetmat)+1
yrange=range(targetmatvec[targetmatvec>0]);
# yrange[1]=1; # set the minimum value to 1
for(i in 1:length(targetmat)){
  vali=targetmat[[i]]+1;
  if(i==1){
    plot(1:length(vali),vali,type='b',las=1,pch=20,main=paste('sgRNAs in',targetgene),ylab='Read counts',xlab='Samples',xlim=c(0.7,length(vali)+0.3),ylim = yrange,col=colors[(i %% length(colors))],xaxt='n',log='y')
    axis(1,at=1:length(vali),labels=(collabel),las=2)
    # lines(0:100,rep(1,101),col='black');
  }else{
    lines(1:length(vali),vali,type='b',pch=20,col=colors[(i %% length(colors))])
  }
}




# parameters
# Do not modify the variables beginning with "__"
targetmat=list(c(611.1635595711269,618.3144720785385,622.410846527762,938.1922773510398,974.2334449333773,1374.5126941388676,410.8178515476746),c(757.8841436101802,735.2928857150188,783.3206083517878,808.3386749495119,1121.2230524145534,1226.0990535447322,991.8316701651001),c(830.2111920801361,911.7435180490373,780.34866024422,1628.0395401091573,1664.7427637984376,1006.8516299397595,2549.026955079143),c(726.3702153482709,647.8048284574832,794.3592727513252,1309.8982142254138,712.7286781354708,1050.701114660754,835.3296314802717),c(810.0629428635056,763.8002302146652,763.3660996295471,1425.14328635677,1131.478141308589,1151.8922332476645,1551.3264584633619),c(849.8428195219813,781.494444042032,761.243279552713,1071.2922198126062,1495.533797046851,1334.0362467041034,1445.6875823511025))
targetgene="Ubr4"
collabel=c("Input1_DOI_rep1","Input1_DOI_rep2","Input1_DOI_rep3","AR2466_SP","AR2467_SP","AR2468_SP","AR2469_SP")

# set up color using RColorBrewer
#library(RColorBrewer)
#colors <- brewer.pal(length(targetgenelist), "Set1")

colors=c( "#E41A1C", "#377EB8", "#4DAF4A", "#984EA3", "#FF7F00",  "#A65628", "#F781BF",
          "#999999", "#66C2A5", "#FC8D62", "#8DA0CB", "#E78AC3", "#A6D854", "#FFD92F", "#E5C494", "#B3B3B3", 
          "#8DD3C7", "#FFFFB3", "#BEBADA", "#FB8072", "#80B1D3", "#FDB462", "#B3DE69", "#FCCDE5",
          "#D9D9D9", "#BC80BD", "#CCEBC5", "#FFED6F")


## code

targetmatvec=unlist(targetmat)+1
yrange=range(targetmatvec[targetmatvec>0]);
# yrange[1]=1; # set the minimum value to 1
for(i in 1:length(targetmat)){
  vali=targetmat[[i]]+1;
  if(i==1){
    plot(1:length(vali),vali,type='b',las=1,pch=20,main=paste('sgRNAs in',targetgene),ylab='Read counts',xlab='Samples',xlim=c(0.7,length(vali)+0.3),ylim = yrange,col=colors[(i %% length(colors))],xaxt='n',log='y')
    axis(1,at=1:length(vali),labels=(collabel),las=2)
    # lines(0:100,rep(1,101),col='black');
  }else{
    lines(1:length(vali),vali,type='b',pch=20,col=colors[(i %% length(colors))])
  }
}



dev.off()
Sweave("SP_egfr.15m_v_Input1_DOI_summary.Rnw");
library(tools);

texi2dvi("SP_egfr.15m_v_Input1_DOI_summary.tex",pdf=TRUE);
